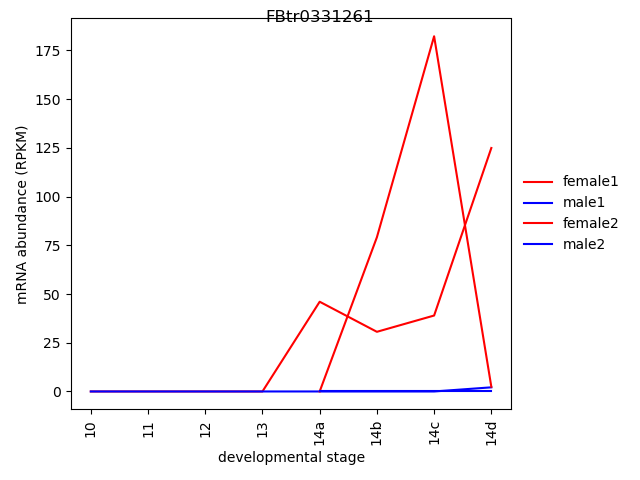

The script that saved this image:
#!/usr/bin/env python3

"""
Usage: ./timecourse2.py <t_name> <samples.csv> <directory> <replicates.csv>
Create a timecourse of a given transcript (FBtr0331261) for a given sex 
"""

import sys
import os
import numpy as np
import matplotlib.pyplot as plt
import pandas as pd

#df = pd.read_csv(sys.argv[2])
#open the file.csv and read it
def timecourse(sex, file):
    #make a function to be able to generalize the commands with input from the command line
    df = pd.read_csv(file)
    soi = df.loc[:, "sex"] == sex
    #filtering based on the user's choice of sex
    df = df.loc[soi, :]
    #apply the filter to the full dataframe
    if file == sys.argv[2]:
        fpkms = []
        #if the file is samples.csv then proceed as the last script did
    elif file == sys.argv[4]:
        fpkms = [None, None, None, None]
        #if the file is replicates.csv, then add four empty entries to account for skipping the first four life stages
    for index, sample, sex, stage in df.itertuples():
        filename = os.path.join(sys.argv[3], sample, "t_data.ctab")
        ctab_df = pd.read_table(filename, index_col = "t_name")
        fpkms.append(ctab_df.loc[sys.argv[1], "FPKM"])
        #add the FPKMs to a list, indexed by t name
    return fpkms

fpkms_f1 = timecourse("female", "samples.csv")
fpkms_m1 = timecourse("male", "samples.csv")
fpkms_f2 = timecourse("female", "replicates.csv")
fpkms_m2 = timecourse("male", "replicates.csv")
#run the function with input as female and then again with the input as male


fig, ax = plt.subplots()
ax.plot(fpkms_f1, color = "red", label = "female1")
ax.plot(fpkms_m1, color = "blue", label = "male1")
ax.plot(fpkms_f2, color = "red", label = "female2")
ax.plot(fpkms_m2, color = "blue", label = "male2")
fig.suptitle(sys.argv[1])	
plt.xticks(rotation=90)
plt.xticks(np.arange(8), ("10", "11", "12", "13", "14a", "14b", "14c", "14d"))
ax.set_xlabel("developmental stage")
ax.set_ylabel("mRNA abundance (RPKM)")	
plt.tight_layout()
box = ax.get_position()
ax.set_position([box.x0, box.y0, box.width * 0.8, box.height])
ax.legend(loc = "center left", bbox_to_anchor=(1, 0.5), frameon = False)
#all of this for the figure legend
fig.savefig("timecourse2.png")
plt.close(fig)